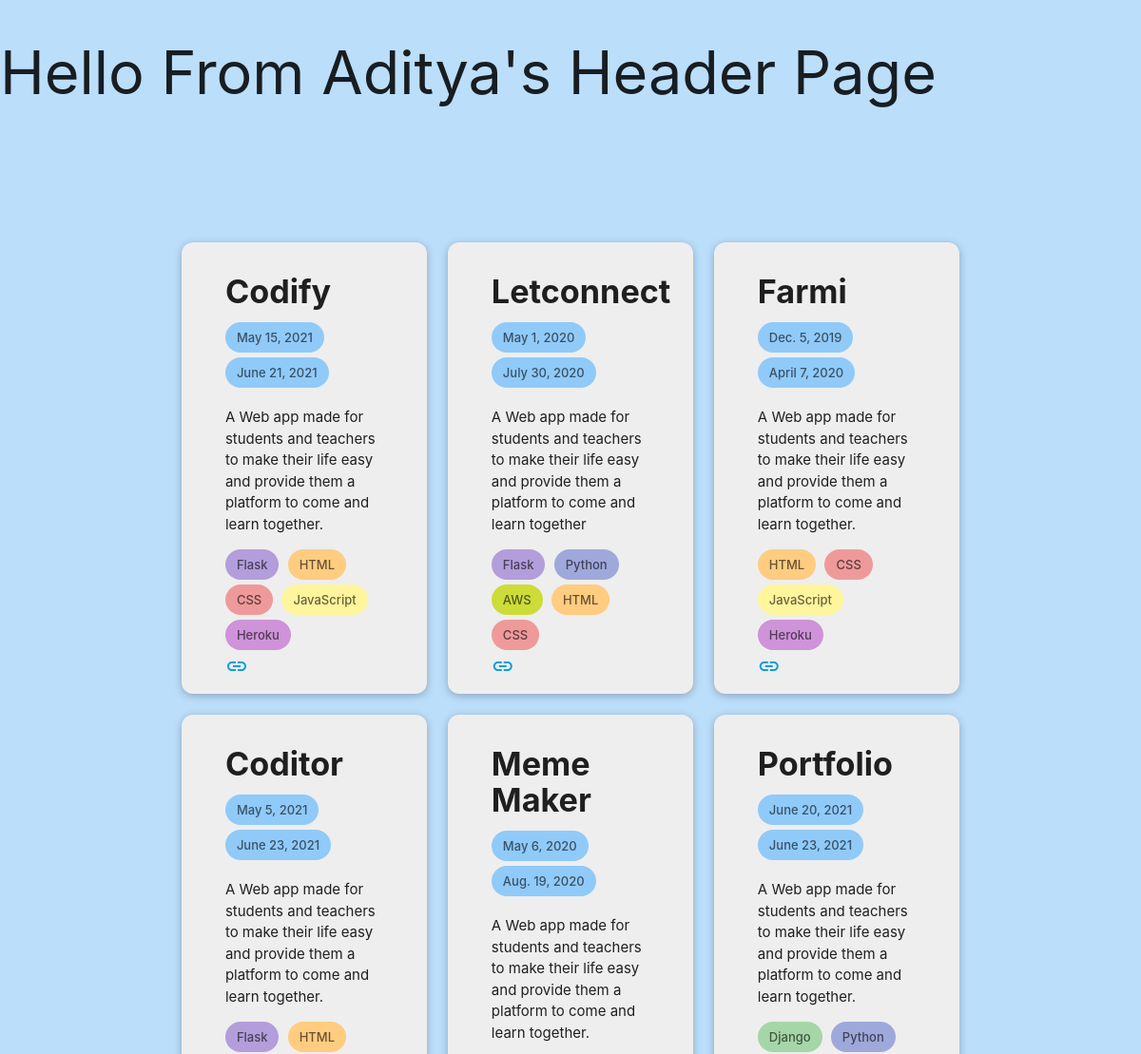
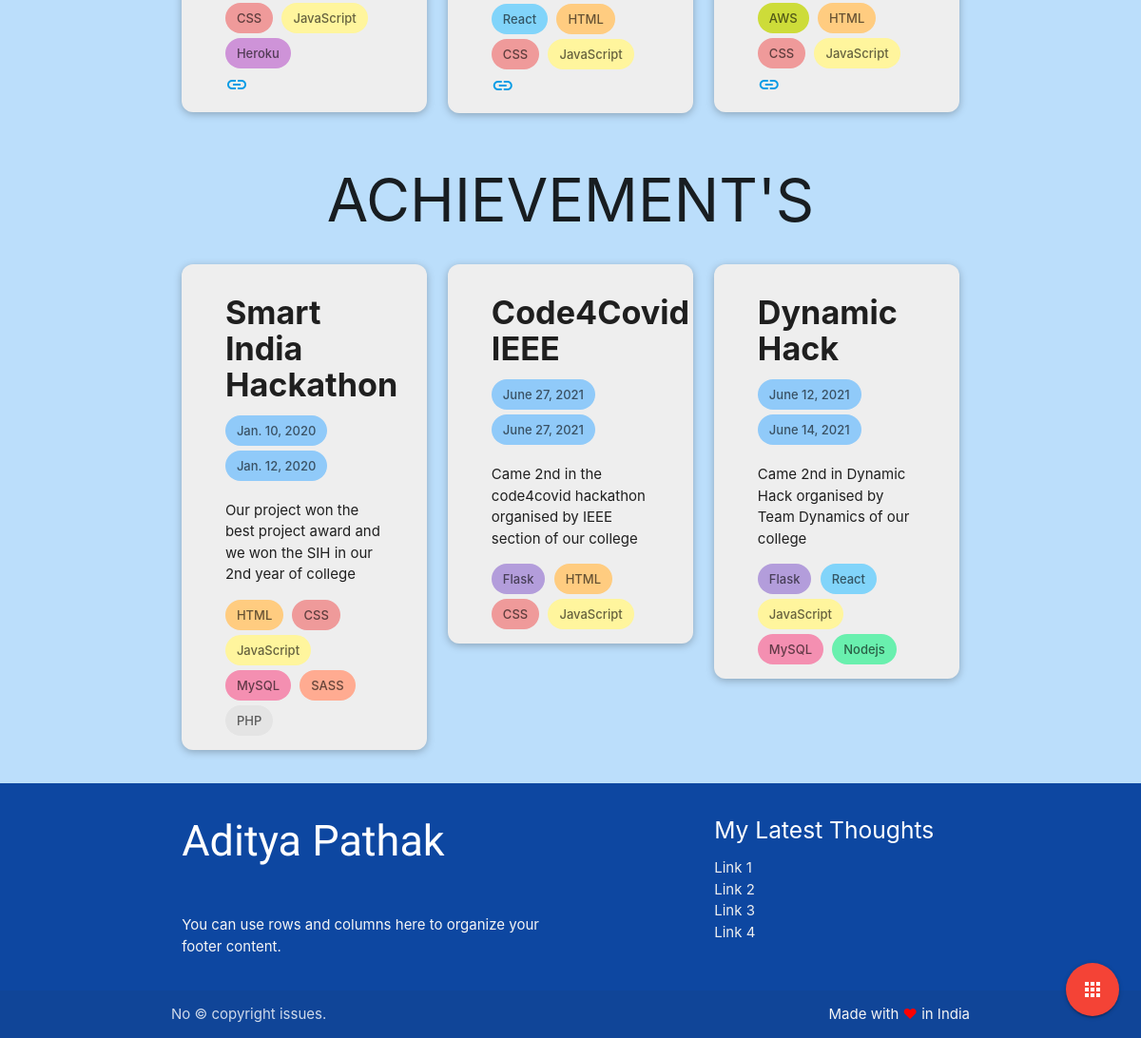
The page / on the database its author committed (2 pictures, top to bottom).
### mysite/models.py (models this page shows, shortened)
class Project(models.Model):
    title = models.CharField(max_length=100)
    link = models.CharField(max_length=100, null=True)
    image = models.CharField(max_length=100, null=True)
    start_date = models.DateField()
    end_date = models.DateField()
    slug = models.SlugField(unique=True)
    excerpt = models.TextField(max_length=200)
    content = models.TextField(validators=[MinLengthValidator(20)])
    tags = models.ManyToManyField(Tag)

class Tag(models.Model):
    caption = models.CharField(max_length=20)

class Achievement(models.Model):
    title = models.CharField(max_length=100)
    position = models.CharField(max_length=100)
    start_date = models.DateField()
    end_date = models.DateField()
    excerpt = models.TextField(max_length=200)
    tags = models.ManyToManyField(Tag)

### mysite/views.py (the view)
# urls.py: path('', views.index, name='index-page'),
def index(request):
    projects = Project.objects.all()
    allprojects = {}
    for project in projects:
        project_tags = project.tags.all()
        allprojects[project] = project_tags
    achievements = Achievement.objects.all()
    allachievements = {}
    for achievement in achievements:
        achievement_tags = achievement.tags.all()
        allachievements[achievement] = achievement_tags
    return render(request, 'index.html', {
        'projects': allprojects,
        'achievements': allachievements
    })

### mysite/templates/index.html (shortened to what this page needs)
{% extends 'base.html' %}
{% load static %}
{% block css-content %}
    <link rel="stylesheet" href="{% static 'styles.css' %}">
{% endblock %}
{% block content %}
    {% include 'header.html' %}
    {% include 'project.html' %}
    {% include 'achievement.html' %}
    {% include 'footer.html' %}
    {% include 'socialmedia.html' %}
{% endblock %}

### mysite/templates/base.html (shortened to what this page needs)
<!DOCTYPE html>
<html lang="en">
<head>
    <link rel="stylesheet" href="https://cdnjs.cloudflare.com/ajax/libs/materialize/1.0.0/css/materialize.min.css">
        {% block css-content %}
        {% endblock %}
</head>
<body>
    {% block content %}
    {% endblock %}
</body>
</html>

### mysite/templates/header.html
<h1>Hello From Aditya's Header Page</h1>

### mysite/templates/project.html (shortened to what this page needs)
<div class="project-section container">
    <h1 class="heading center-align"><img class="project-img" src="https://media.giphy.com/media/1vZ6EVb8sUsCRprn5v/source.gif" alt=""></h1>
    <div class="row">
        {% for project, tags in projects.items %}
            <div class="col s12 m6 l4">
                <div class="card hoverable grey lighten-3">
                    <div class="container">
                        <h4 class="title">{{ project.title }}</h4>
                        <span class="chip blue lighten-3">{{ project.start_date }}</span>
                        <span class="chip blue lighten-3">{{ project.end_date }}</span>
                        <p>{{ project.excerpt }}</p>
                        {% for tag in tags %}
                            <span class="chip {{ tag.caption }}">{{ tag.caption }}</span>
                        {% endfor %}
                        <br>
                        <a href="{{ project.link }}"><i class="material-icons">link</i></a>
                    </div>
                </div>
            </div>
        {% endfor %}
    </div>
</div>

### mysite/templates/achievement.html
<div class="project-section container">
    <h1 class="heading center-align">ACHIEVEMENT'S</h1>
    <div class="row">
        {% for achievement, tags in achievements.items %}
            <div class="col s12 m6 l4">
                <div class="card hoverable grey lighten-3">
                    <div class="container">
                        <h4 class="title">{{ achievement.title }}</h4>
                        <span class="chip blue lighten-3">{{ achievement.start_date }}</span>
                        <span class="chip blue lighten-3">{{ achievement.end_date }}</span>
                        <p>{{ achievement.excerpt }}</p>
                        {% for tag in tags %}
                            <span class="chip {{ tag.caption }}">{{ tag.caption }}</span>
                        {% endfor %}
                        <br>
                    </div>
                </div>
            </div>
        {% endfor %}
    </div>
</div>

### mysite/templates/footer.html (shortened to what this page needs)
<footer class="page-footer blue darken-4">
    <div class="container">
      <div class="row">
        <div class="col l6 s12">
          <h5 class="white-text footer-author-name">Aditya Pathak</h5>
          <div class="row">
            <div class="col">
            </div>
          </div>
          <p class="grey-text text-lighten-4">You can use rows and columns here to organize your footer content.</p>
        </div>
        <div class="col l4 offset-l2 s12">
          <h5 class="white-text">My Latest Thoughts</h5>
          <ul>
            <li><a class="grey-text text-lighten-3" href="#!">Link 1</a></li>
            <li><a class="grey-text text-lighten-3" href="#!">Link 2</a></li>
            <li><a class="grey-text text-lighten-3" href="#!">Link 3</a></li>
            <li><a class="grey-text text-lighten-3" href="#!">Link 4</a></li>
          </ul>
        </div>
      </div>
    </div>
    <div class="footer-copyright">
      <div class="container">
      No © copyright issues.
      <a class="grey-text text-lighten-4 right" href="#!">Made with <span class="heart">❤</span> in India</a>
      </div>
    </div>
</footer>

### mysite/templates/socialmedia.html (shortened to what this page needs)
<div class="fixed-action-btn">
    <a class="btn-floating btn-large red">
      <i class="large material-icons">apps</i>
    </a>
  </div>

### mysite/static/styles.css (style rules this page uses)
.title { font-weight: bolder; }
.card { padding: 10px; border-radius: 12px; box-shadow: 0 2px 8px rgb(0,0,0,0.26); }
.Flask { background-color: #b39ddb; }
.JavaScript { background-color: #fff59d; }
.HTML { background-color: #ffcc80; }
.CSS { background-color: #ef9a9a; }
.AWS { background-color: #cddc39; }
.Heroku { background-color: #ce93d8; }
.React { background-color: #81d4fa; }
.Python { background-color: #9fa8da; }
.Django { background-color: #a5d6a7; }
.MySQL { background-color: #f48fb1; }
.Nodejs { background-color: #69f0ae; }
.SASS { background-color: #ffab91; }

### mysite/templates/base.html (style rules this page uses)
body { background-color: #bbdefb; }
.footer-author-name { font-family: 'Sacramento',cursive; text-transform: none; font-weight: 400; font-size: 3em !important; }
.heart { color: red; }

### rows shown on the page
Project: title "Codify", start_date "May 15, 2021", end_date "June 21, 2021", excerpt "A Web app made for students and teachers to make their life easy and provide them a platform to come and learn together."
Tag: caption "Flask"
Tag: caption "HTML"
Tag: caption "CSS"
Tag: caption "JavaScript"
Tag: caption "Heroku"
Project: title "Letconnect", start_date "May 1, 2020", end_date "July 30, 2020", excerpt "A Web app made for students and teachers to make their life easy and provide them a platform to come and learn together"
Tag: caption "Python"
Tag: caption "AWS"
Project: title "Farmi", start_date "Dec. 5, 2019", end_date "April 7, 2020", excerpt "A Web app made for students and teachers to make their life easy and provide them a platform to come and learn together."
Project: title "Coditor", start_date "May 5, 2021", end_date "June 23, 2021", excerpt "A Web app made for students and teachers to make their life easy and provide them a platform to come and learn together."
Project: title "Meme Maker", start_date "May 6, 2020", end_date "Aug. 19, 2020", excerpt "A Web app made for students and teachers to make their life easy and provide them a platform to come and learn together."
Tag: caption "React"
Project: title "Portfolio", start_date "June 20, 2021", end_date "June 23, 2021", excerpt "A Web app made for students and teachers to make their life easy and provide them a platform to come and learn together."
Tag: caption "Django"
Achievement: title "Smart India Hackathon", start_date "Jan. 10, 2020", end_date "Jan. 12, 2020", excerpt "Our project won the best project award and we won the SIH in our 2nd year of college"
Tag: caption "MySQL"
Tag: caption "SASS"
Tag: caption "PHP"
Achievement: title "Code4Covid IEEE", start_date "June 27, 2021", end_date "June 27, 2021", excerpt "Came 2nd in the code4covid hackathon organised by IEEE section of our college"
Achievement: title "Dynamic Hack", start_date "June 12, 2021", end_date "June 14, 2021", excerpt "Came 2nd in Dynamic Hack organised by Team Dynamics of our college"
Tag: caption "Nodejs"
